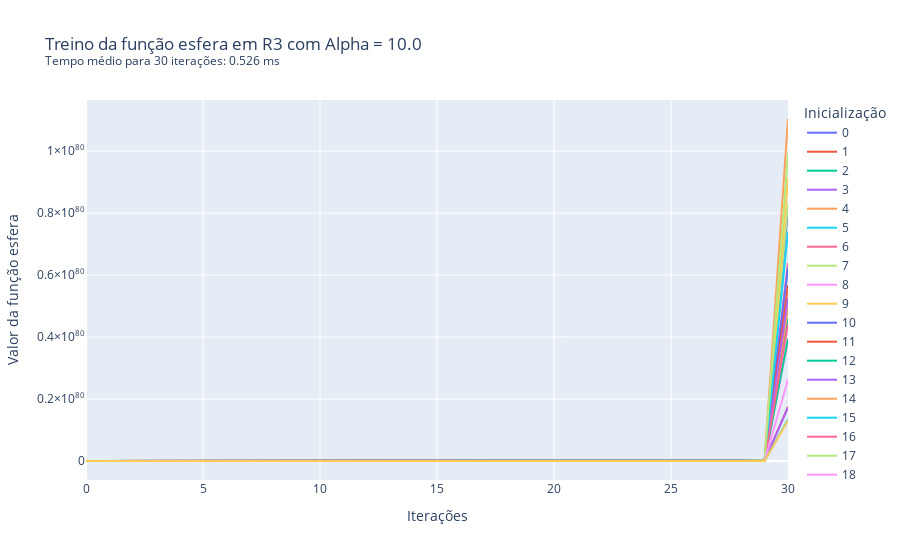

Source (notebook cell):
### Markdown cell above
Caso 2.3: $\alpha$ = 10, treinamento por 30 iterações

### Code cell
treina_gradiente(1e1, 3, 'esfera', 30)

### Figure 1 — Plotly figure (JSON) as saved in the notebook; plotly's stock layout.template omitted (floating-point values rounded to 4 significant figures)
{"data": [{"hovertemplate": "variable=0<br>index=%{x}<br>value=%{y}<extra></extra>", "legendgroup": "0", "line": {"color": "#636efa", "dash": "solid"}, "marker": {"symbol": "circle"}, "mode": "lines", "name": "0", "orientation": "v", "showlegend": true, "type": "scatter", "x": [0, 1, 2, 3, 4, 5, 6, 7, 8, 9, 10, 11, 12, 13, 14, 15, 16, 17, 18, 19, 20, 21, 22, 23, 24, 25, 26, 27, 28, 29, 30], "xaxis": "x", "y": [1526.0, 550900.0, 198900000.0, 71790000000.0, 25920000000000.0, 9355398248300836, 3377298767636602400, 1.219e+21, 4.401e+23, 1.589e+26, 5.736e+28, 2.071e+31, 7.475e+33, 2.698e+36, 9.742e+38, 3.517e+41, 1.27e+44, 4.583e+46, 1.654e+49, 5.973e+51, 2.156e+54, 7.784e+56, 2.81e+59, 1.014e+62, 3.662e+64, 1.322e+67, 4.772e+69, 1.723e+72, 6.219e+74, 2.245e+77, 8.105e+79], "yaxis": "y"}, {"hovertemplate": "variable=1<br>index=%{x}<br>value=%{y}<extra></extra>", "legendgroup": "1", "line": {"color": "#EF553B", "dash": "solid"}, "marker": {"symbol": "circle"}, "mode": "lines", "name": "1", "orientation": "v", "showlegend": true, "type": "scatter", "x": [0, 1, 2, 3, 4, 5, 6, 7, 8, 9, 10, 11, 12, 13, 14, 15, 16, 17, 18, 19, 20, 21, 22, 23, 24, 25, 26, 27, 28, 29, 30], "xaxis": "x", "y": [329.4, 118900.0, 42930000.0, 15500000000.0, 5594000000000.0, 2019000000000000.0, 729024389814524400, 263177804723043300000, 9.501e+22, 3.43e+25, 1.238e+28, 4.47e+30, 1.614e+33, 5.825e+35, 2.103e+38, 7.591e+40, 2.74e+43, 9.893e+45, 3.571e+48, 1.289e+51, 4.654e+53, 1.68e+56, 6.065e+58, 2.19e+61, 7.904e+63, 2.854e+66, 1.03e+69, 3.719e+71, 1.342e+74, 4.846e+76, 1.75e+79], "yaxis": "y"}, {"hovertemplate": "variable=2<br>index=%{x}<br>value=%{y}<extra></extra>", "legendgroup": "2", "line": {"color": "#00cc96", "dash": "solid"}, "marker": {"symbol": "circle"}, "mode": "lines", "name": "2", "orientation": "v", "showlegend": true, "type": "scatter", "x": [0, 1, 2, 3, 4, 5, 6, 7, 8, 9, 10, 11, 12, 13, 14, 15, 16, 17, 18, 19, 20, 21, 22, 23, 24, 25, 26, 27, 28, 29, 30], "xaxis": "x", "y": [863.9, 311900.0, 112600000.0, 40640000000.0, 14670000000000.0, 5296868942832404, 1912169688362498000, 690293257498861600000, 2.492e+23, 8.996e+25, 3.248e+28, 1.172e+31, 4.232e+33, 1.528e+36, 5.515e+38, 1.991e+41, 7.188e+43, 2.595e+46, 9.367e+48, 3.382e+51, 1.221e+54, 4.407e+56, 1.591e+59, 5.743e+61, 2.073e+64, 7.485e+66, 2.702e+69, 9.754e+71, 3.521e+74, 1.271e+77, 4.589e+79], "yaxis": "y"}, {"hovertemplate": "variable=3<br>index=%{x}<br>value=%{y}<extra></extra>", "legendgroup": "3", "line": {"color": "#ab63fa", "dash": "solid"}, "marker": {"symbol": "circle"}, "mode": "lines", "name": "3", "orientation": "v", "showlegend": true, "type": "scatter", "x": [0, 1, 2, 3, 4, 5, 6, 7, 8, 9, 10, 11, 12, 13, 14, 15, 16, 17, 18, 19, 20, 21, 22, 23, 24, 25, 26, 27, 28, 29, 30], "xaxis": "x", "y": [325.6, 117500.0, 42430000.0, 15320000000.0, 5529000000000.0, 1996121906670973, 720600008308221400, 260136602999267920000, 9.391e+22, 3.39e+25, 1.224e+28, 4.418e+30, 1.595e+33, 5.758e+35, 2.079e+38, 7.503e+40, 2.709e+43, 9.779e+45, 3.53e+48, 1.274e+51, 4.6e+53, 1.661e+56, 5.995e+58, 2.164e+61, 7.813e+63, 2.821e+66, 1.018e+69, 3.676e+71, 1.327e+74, 4.79e+76, 1.729e+79], "yaxis": "y"}, {"hovertemplate": "variable=4<br>index=%{x}<br>value=%{y}<extra></extra>", "legendgroup": "4", "line": {"color": "#FFA15A", "dash": "solid"}, "marker": {"symbol": "circle"}, "mode": "lines", "name": "4", "orientation": "v", "showlegend": true, "type": "scatter", "x": [0, 1, 2, 3, 4, 5, 6, 7, 8, 9, 10, 11, 12, 13, 14, 15, 16, 17, 18, 19, 20, 21, 22, 23, 24, 25, 26, 27, 28, 29, 30], "xaxis": "x", "y": [932.0, 336400.0, 121500000.0, 43850000000.0, 15830000000000.0, 5714102902282979, 2062791147724155600, 744667604328420100000, 2.688e+23, 9.705e+25, 3.503e+28, 1.265e+31, 4.566e+33, 1.648e+36, 5.95e+38, 2.148e+41, 7.754e+43, 2.799e+46, 1.011e+49, 3.648e+51, 1.317e+54, 4.754e+56, 1.716e+59, 6.196e+61, 2.237e+64, 8.074e+66, 2.915e+69, 1.052e+72, 3.799e+74, 1.371e+77, 4.95e+79], "yaxis": "y"}, {"hovertemplate": "variable=5<br>index=%{x}<br>value=%{y}<extra></extra>", "legendgroup": "5", "line": {"color": "#19d3f3", "dash": "solid"}, "marker": {"symbol": "circle"}, "mode": "lines", "name": "5", "orientation": "v", "showlegend": true, "type": "scatter", "x": [0, 1, 2, 3, 4, 5, 6, 7, 8, 9, 10, 11, 12, 13, 14, 15, 16, 17, 18, 19, 20, 21, 22, 23, 24, 25, 26, 27, 28, 29, 30], "xaxis": "x", "y": [252.9, 91280.0, 32950000.0, 11900000000.0, 4294000000000.0, 1550000000000000.0, 559658729809022200, 202036801461057000000, 7.294e+22, 2.633e+25, 9.505e+27, 3.431e+30, 1.239e+33, 4.472e+35, 1.614e+38, 5.828e+40, 2.104e+43, 7.595e+45, 2.742e+48, 9.897e+50, 3.573e+53, 1.29e+56, 4.656e+58, 1.681e+61, 6.068e+63, 2.191e+66, 7.908e+68, 2.855e+71, 1.031e+74, 3.72e+76, 1.343e+79], "yaxis": "y"}, {"hovertemplate": "variable=6<br>index=%{x}<br>value=%{y}<extra></extra>", "legendgroup": "6", "line": {"color": "#FF6692", "dash": "solid"}, "marker": {"symbol": "circle"}, "mode": "lines", "name": "6", "orientation": "v", "showlegend": true, "type": "scatter", "x": [0, 1, 2, 3, 4, 5, 6, 7, 8, 9, 10, 11, 12, 13, 14, 15, 16, 17, 18, 19, 20, 21, 22, 23, 24, 25, 26, 27, 28, 29, 30], "xaxis": "x", "y": [1204.0, 434800.0, 157000000.0, 56660000000.0, 20460000000000.0, 7384551140898026, 2665822961864188000, 962362089232971900000, 3.474e+23, 1.254e+26, 4.528e+28, 1.634e+31, 5.9e+33, 2.13e+36, 7.689e+38, 2.776e+41, 1.002e+44, 3.618e+46, 1.306e+49, 4.714e+51, 1.702e+54, 6.144e+56, 2.218e+59, 8.007e+61, 2.89e+64, 1.043e+67, 3.767e+69, 1.36e+72, 4.909e+74, 1.772e+77, 6.397e+79], "yaxis": "y"}, {"hovertemplate": "variable=7<br>index=%{x}<br>value=%{y}<extra></extra>", "legendgroup": "7", "line": {"color": "#B6E880", "dash": "solid"}, "marker": {"symbol": "circle"}, "mode": "lines", "name": "7", "orientation": "v", "showlegend": true, "type": "scatter", "x": [0, 1, 2, 3, 4, 5, 6, 7, 8, 9, 10, 11, 12, 13, 14, 15, 16, 17, 18, 19, 20, 21, 22, 23, 24, 25, 26, 27, 28, 29, 30], "xaxis": "x", "y": [1566.0, 565200.0, 204000000.0, 73660000000.0, 26590000000000.0, 9599101871747704, 3465275775700921300, 1.251e+21, 4.516e+23, 1.63e+26, 5.885e+28, 2.125e+31, 7.67e+33, 2.769e+36, 9.995e+38, 3.608e+41, 1.303e+44, 4.702e+46, 1.698e+49, 6.128e+51, 2.212e+54, 7.986e+56, 2.883e+59, 1.041e+62, 3.757e+64, 1.356e+67, 4.896e+69, 1.768e+72, 6.381e+74, 2.304e+77, 8.316e+79], "yaxis": "y"}, {"hovertemplate": "variable=8<br>index=%{x}<br>value=%{y}<extra></extra>", "legendgroup": "8", "line": {"color": "#FF97FF", "dash": "solid"}, "marker": {"symbol": "circle"}, "mode": "lines", "name": "8", "orientation": "v", "showlegend": true, "type": "scatter", "x": [0, 1, 2, 3, 4, 5, 6, 7, 8, 9, 10, 11, 12, 13, 14, 15, 16, 17, 18, 19, 20, 21, 22, 23, 24, 25, 26, 27, 28, 29, 30], "xaxis": "x", "y": [733.0, 264600.0, 95530000.0, 34490000000.0, 12450000000000.0, 4494307897497572, 1622445150996623400, 585702699509781000000, 2.114e+23, 7.633e+25, 2.755e+28, 9.947e+30, 3.591e+33, 1.296e+36, 4.68e+38, 1.689e+41, 6.099e+43, 2.202e+46, 7.948e+48, 2.869e+51, 1.036e+54, 3.739e+56, 1.35e+59, 4.873e+61, 1.759e+64, 6.35e+66, 2.293e+69, 8.276e+71, 2.988e+74, 1.079e+77, 3.894e+79], "yaxis": "y"}, {"hovertemplate": "variable=9<br>index=%{x}<br>value=%{y}<extra></extra>", "legendgroup": "9", "line": {"color": "#FECB52", "dash": "solid"}, "marker": {"symbol": "circle"}, "mode": "lines", "name": "9", "orientation": "v", "showlegend": true, "type": "scatter", "x": [0, 1, 2, 3, 4, 5, 6, 7, 8, 9, 10, 11, 12, 13, 14, 15, 16, 17, 18, 19, 20, 21, 22, 23, 24, 25, 26, 27, 28, 29, 30], "xaxis": "x", "y": [1720.0, 620900.0, 224100000.0, 80910000000.0, 29210000000000.0, 10544904961854312, 3806710691229406700, 1.374e+21, 4.961e+23, 1.791e+26, 6.465e+28, 2.334e+31, 8.425e+33, 3.042e+36, 1.098e+39, 3.964e+41, 1.431e+44, 5.166e+46, 1.865e+49, 6.732e+51, 2.43e+54, 8.773e+56, 3.167e+59, 1.143e+62, 4.127e+64, 1.49e+67, 5.379e+69, 1.942e+72, 7.01e+74, 2.531e+77, 9.135e+79], "yaxis": "y"}, {"hovertemplate": "variable=10<br>index=%{x}<br>value=%{y}<extra></extra>", "legendgroup": "10", "line": {"color": "#636efa", "dash": "solid"}, "marker": {"symbol": "circle"}, "mode": "lines", "name": "10", "orientation": "v", "showlegend": true, "type": "scatter", "x": [0, 1, 2, 3, 4, 5, 6, 7, 8, 9, 10, 11, 12, 13, 14, 15, 16, 17, 18, 19, 20, 21, 22, 23, 24, 25, 26, 27, 28, 29, 30], "xaxis": "x", "y": [1175.0, 424200.0, 153100000.0, 55280000000.0, 19960000000000.0, 7203853201516414, 2600591005747426000, 938813353074820800000, 3.389e+23, 1.223e+26, 4.417e+28, 1.594e+31, 5.756e+33, 2.078e+36, 7.501e+38, 2.708e+41, 9.776e+43, 3.529e+46, 1.274e+49, 4.599e+51, 1.66e+54, 5.993e+56, 2.164e+59, 7.811e+61, 2.82e+64, 1.018e+67, 3.675e+69, 1.327e+72, 4.789e+74, 1.729e+77, 6.241e+79], "yaxis": "y"}, {"hovertemplate": "variable=11<br>index=%{x}<br>value=%{y}<extra></extra>", "legendgroup": "11", "line": {"color": "#EF553B", "dash": "solid"}, "marker": {"symbol": "circle"}, "mode": "lines", "name": "11", "orientation": "v", "showlegend": true, "type": "scatter", "x": [0, 1, 2, 3, 4, 5, 6, 7, 8, 9, 10, 11, 12, 13, 14, 15, 16, 17, 18, 19, 20, 21, 22, 23, 24, 25, 26, 27, 28, 29, 30], "xaxis": "x", "y": [1067.0, 385300.0, 139100000.0, 50220000000.0, 18130000000000.0, 6544486747678886, 2362559715912077300, 852884057444259900000, 3.079e+23, 1.111e+26, 4.012e+28, 1.449e+31, 5.229e+33, 1.888e+36, 6.815e+38, 2.46e+41, 8.881e+43, 3.206e+46, 1.157e+49, 4.178e+51, 1.508e+54, 5.445e+56, 1.966e+59, 7.096e+61, 2.562e+64, 9.247e+66, 3.338e+69, 1.205e+72, 4.351e+74, 1.571e+77, 5.67e+79], "yaxis": "y"}, {"hovertemplate": "variable=12<br>index=%{x}<br>value=%{y}<extra></extra>", "legendgroup": "12", "line": {"color": "#00cc96", "dash": "solid"}, "marker": {"symbol": "circle"}, "mode": "lines", "name": "12", "orientation": "v", "showlegend": true, "type": "scatter", "x": [0, 1, 2, 3, 4, 5, 6, 7, 8, 9, 10, 11, 12, 13, 14, 15, 16, 17, 18, 19, 20, 21, 22, 23, 24, 25, 26, 27, 28, 29, 30], "xaxis": "x", "y": [742.7, 268100.0, 96790000.0, 34940000000.0, 12610000000000.0, 4553540240860689, 1643828026950709000, 593421917729206000000, 2.142e+23, 7.734e+25, 2.792e+28, 1.008e+31, 3.638e+33, 1.313e+36, 4.741e+38, 1.712e+41, 6.179e+43, 2.231e+46, 8.053e+48, 2.907e+51, 1.049e+54, 3.788e+56, 1.368e+59, 4.937e+61, 1.782e+64, 6.434e+66, 2.323e+69, 8.385e+71, 3.027e+74, 1.093e+77, 3.945e+79], "yaxis": "y"}, {"hovertemplate": "variable=13<br>index=%{x}<br>value=%{y}<extra></extra>", "legendgroup": "13", "line": {"color": "#ab63fa", "dash": "solid"}, "marker": {"symbol": "circle"}, "mode": "lines", "name": "13", "orientation": "v", "showlegend": true, "type": "scatter", "x": [0, 1, 2, 3, 4, 5, 6, 7, 8, 9, 10, 11, 12, 13, 14, 15, 16, 17, 18, 19, 20, 21, 22, 23, 24, 25, 26, 27, 28, 29, 30], "xaxis": "x", "y": [991.8, 358000.0, 129200000.0, 46660000000.0, 16840000000000.0, 6080533838074676, 2195072715544958500, 792421250311730100000, 2.861e+23, 1.033e+26, 3.728e+28, 1.346e+31, 4.858e+33, 1.754e+36, 6.331e+38, 2.286e+41, 8.251e+43, 2.979e+46, 1.075e+49, 3.882e+51, 1.401e+54, 5.059e+56, 1.826e+59, 6.593e+61, 2.38e+64, 8.592e+66, 3.102e+69, 1.12e+72, 4.042e+74, 1.459e+77, 5.268e+79], "yaxis": "y"}, {"hovertemplate": "variable=14<br>index=%{x}<br>value=%{y}<extra></extra>", "legendgroup": "14", "line": {"color": "#FFA15A", "dash": "solid"}, "marker": {"symbol": "circle"}, "mode": "lines", "name": "14", "orientation": "v", "showlegend": true, "type": "scatter", "x": [0, 1, 2, 3, 4, 5, 6, 7, 8, 9, 10, 11, 12, 13, 14, 15, 16, 17, 18, 19, 20, 21, 22, 23, 24, 25, 26, 27, 28, 29, 30], "xaxis": "x", "y": [2078.0, 750100.0, 270800000.0, 97760000000.0, 35290000000000.0, 12739594138210120, 4598993483893853000, 1.66e+21, 5.993e+23, 2.164e+26, 7.811e+28, 2.82e+31, 1.018e+34, 3.675e+36, 1.327e+39, 4.789e+41, 1.729e+44, 6.241e+46, 2.253e+49, 8.133e+51, 2.936e+54, 1.06e+57, 3.826e+59, 1.381e+62, 4.986e+64, 1.8e+67, 6.498e+69, 2.346e+72, 8.469e+74, 3.057e+77, 1.104e+80], "yaxis": "y"}, {"hovertemplate": "variable=15<br>index=%{x}<br>value=%{y}<extra></extra>", "legendgroup": "15", "line": {"color": "#19d3f3", "dash": "solid"}, "marker": {"symbol": "circle"}, "mode": "lines", "name": "15", "orientation": "v", "showlegend": true, "type": "scatter", "x": [0, 1, 2, 3, 4, 5, 6, 7, 8, 9, 10, 11, 12, 13, 14, 15, 16, 17, 18, 19, 20, 21, 22, 23, 24, 25, 26, 27, 28, 29, 30], "xaxis": "x", "y": [1394.0, 503300.0, 181700000.0, 65590000000.0, 23680000000000.0, 8547357057034516, 3085595897589460000, 1.114e+21, 4.021e+23, 1.452e+26, 5.24e+28, 1.892e+31, 6.829e+33, 2.465e+36, 8.9e+38, 3.213e+41, 1.16e+44, 4.187e+46, 1.512e+49, 5.457e+51, 1.97e+54, 7.111e+56, 2.567e+59, 9.267e+61, 3.346e+64, 1.208e+67, 4.36e+69, 1.574e+72, 5.682e+74, 2.051e+77, 7.405e+79], "yaxis": "y"}, {"hovertemplate": "variable=16<br>index=%{x}<br>value=%{y}<extra></extra>", "legendgroup": "16", "line": {"color": "#FF6692", "dash": "solid"}, "marker": {"symbol": "circle"}, "mode": "lines", "name": "16", "orientation": "v", "showlegend": true, "type": "scatter", "x": [0, 1, 2, 3, 4, 5, 6, 7, 8, 9, 10, 11, 12, 13, 14, 15, 16, 17, 18, 19, 20, 21, 22, 23, 24, 25, 26, 27, 28, 29, 30], "xaxis": "x", "y": [831.1, 300000.0, 108300000.0, 39100000000.0, 14120000000000.0, 5095669628334124, 1839536735828618500, 664072761634131300000, 2.397e+23, 8.654e+25, 3.124e+28, 1.128e+31, 4.071e+33, 1.47e+36, 5.306e+38, 1.915e+41, 6.915e+43, 2.496e+46, 9.011e+48, 3.253e+51, 1.174e+54, 4.24e+56, 1.53e+59, 5.525e+61, 1.995e+64, 7.2e+66, 2.599e+69, 9.383e+71, 3.387e+74, 1.223e+77, 4.414e+79], "yaxis": "y"}, {"hovertemplate": "variable=17<br>index=%{x}<br>value=%{y}<extra></extra>", "legendgroup": "17", "line": {"color": "#B6E880", "dash": "solid"}, "marker": {"symbol": "circle"}, "mode": "lines", "name": "17", "orientation": "v", "showlegend": true, "type": "scatter", "x": [0, 1, 2, 3, 4, 5, 6, 7, 8, 9, 10, 11, 12, 13, 14, 15, 16, 17, 18, 19, 20, 21, 22, 23, 24, 25, 26, 27, 28, 29, 30], "xaxis": "x", "y": [1871.0, 675500.0, 243900000.0, 88040000000.0, 31780000000000.0, 11473219871176768, 4141832373494814000, 1.495e+21, 5.398e+23, 1.949e+26, 7.034e+28, 2.539e+31, 9.167e+33, 3.309e+36, 1.195e+39, 4.313e+41, 1.557e+44, 5.62e+46, 2.029e+49, 7.325e+51, 2.644e+54, 9.546e+56, 3.446e+59, 1.244e+62, 4.491e+64, 1.621e+67, 5.852e+69, 2.113e+72, 7.627e+74, 2.753e+77, 9.94e+79], "yaxis": "y"}, {"hovertemplate": "variable=18<br>index=%{x}<br>value=%{y}<extra></extra>", "legendgroup": "18", "line": {"color": "#FF97FF", "dash": "solid"}, "marker": {"symbol": "circle"}, "mode": "lines", "name": "18", "orientation": "v", "showlegend": true, "type": "scatter", "x": [0, 1, 2, 3, 4, 5, 6, 7, 8, 9, 10, 11, 12, 13, 14, 15, 16, 17, 18, 19, 20, 21, 22, 23, 24, 25, 26, 27, 28, 29, 30], "xaxis": "x", "y": [494.9, 178700.0, 64500000.0, 23290000000.0, 8406000000000.0, 3035000000000000.0, 1095472070363985400, 395465417401398800000, 1.428e+23, 5.154e+25, 1.861e+28, 6.716e+30, 2.425e+33, 8.753e+35, 3.16e+38, 1.141e+41, 4.118e+43, 1.487e+46, 5.366e+48, 1.937e+51, 6.994e+53, 2.525e+56, 9.114e+58, 3.29e+61, 1.188e+64, 4.288e+66, 1.548e+69, 5.588e+71, 2.017e+74, 7.282e+76, 2.629e+79], "yaxis": "y"}, {"hovertemplate": "variable=19<br>index=%{x}<br>value=%{y}<extra></extra>", "legendgroup": "19", "line": {"color": "#FECB52", "dash": "solid"}, "marker": {"symbol": "circle"}, "mode": "lines", "name": "19", "orientation": "v", "showlegend": true, "type": "scatter", "x": [0, 1, 2, 3, 4, 5, 6, 7, 8, 9, 10, 11, 12, 13, 14, 15, 16, 17, 18, 19, 20, 21, 22, 23, 24, 25, 26, 27, 28, 29, 30], "xaxis": "x", "y": [245.5, 88610.0, 31990000.0, 11550000000.0, 4169000000000.0, 1505000000000000.0, 543284608981922400, 196125743842474000000, 7.08e+22, 2.556e+25, 9.227e+27, 3.331e+30, 1.202e+33, 4.341e+35, 1.567e+38, 5.657e+40, 2.042e+43, 7.372e+45, 2.661e+48, 9.608e+50, 3.468e+53, 1.252e+56, 4.52e+58, 1.632e+61, 5.891e+63, 2.126e+66, 7.677e+68, 2.771e+71, 1e+74, 3.612e+76, 1.304e+79], "yaxis": "y"}], "layout": {"legend": {"title": {"text": "Inicialização"}, "tracegroupgap": 0}, "title": {"text": "Treino da função esfera em R3 com Alpha = 10.0<br><sup>Tempo médio para 30 iterações: 0.526 ms</sup>"}, "xaxis": {"anchor": "y", "domain": [0, 1], "title": {"text": "Iterações"}}, "yaxis": {"anchor": "x", "domain": [0, 1], "title": {"text": "Valor da função esfera"}}}}
